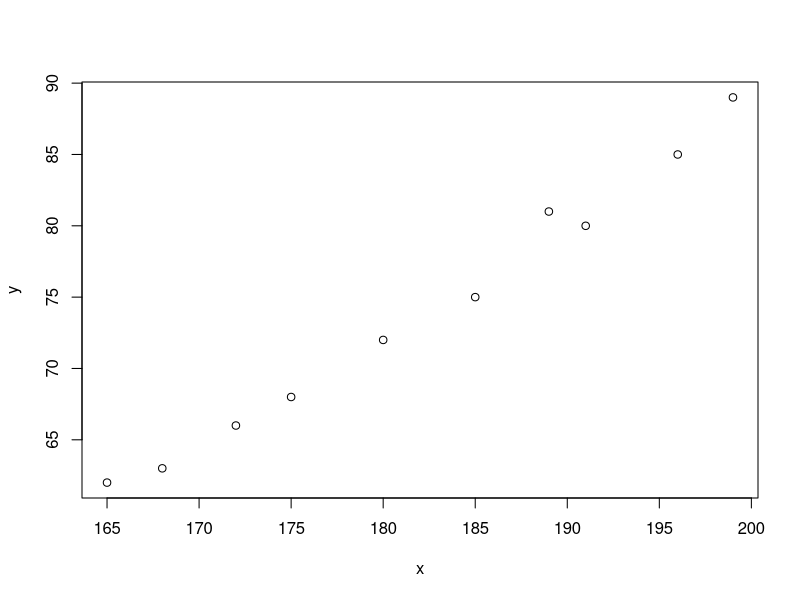

Recreate this plot in R.
# 2.b)
x <- c(185, 189, 196, 172, 175, 165, 199, 168, 191, 180)
y <- c(75, 81, 85, 66, 68, 62, 89, 63, 80, 72)

# H0: Die Variablen sind von einander unabhängig
# H1: Es besteht eine Abhängigkeit zwischen den Variablen
cor.test(x,y)
# Korrelationskoeffiziente ist 0.9936803
# p-Wert ist 6.926e-09 => H1 wird akzeptiert, das Ergebnis ist signifikant


# 2.c)
plot(x, y)

# 2.d)
lm(y ~ x)
